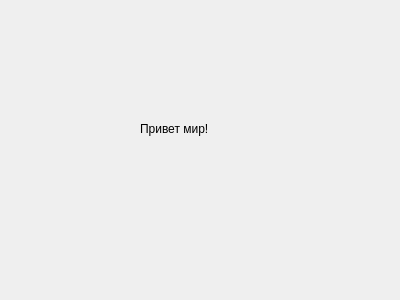
<?xml version="1.0" encoding="UTF-8"?>
<ui version="4.0">
 <class>SecondWindow</class>
 <widget class="QDialog" name="SecondWindow">
  <property name="geometry">
   <rect>
    <x>0</x>
    <y>0</y>
    <width>400</width>
    <height>300</height>
   </rect>
  </property>
  <property name="windowTitle">
   <string>Dialog</string>
  </property>
  <widget class="QLabel" name="label">
   <property name="geometry">
    <rect>
     <x>140</x>
     <y>120</y>
     <width>111</width>
     <height>17</height>
    </rect>
   </property>
   <property name="text">
    <string>Привет мир!</string>
   </property>
  </widget>
 </widget>
 <resources/>
 <connections/>
</ui>
